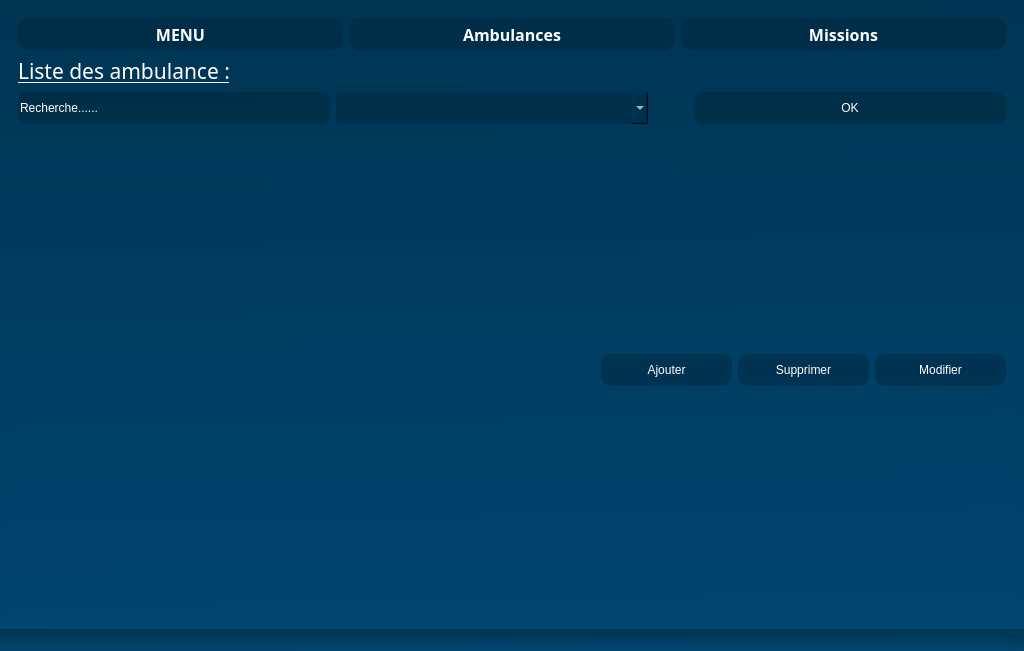
<?xml version="1.0" encoding="UTF-8"?>
<ui version="4.0">
 <class>secours</class>
 <widget class="QMainWindow" name="secours">
  <property name="geometry">
   <rect>
    <x>0</x>
    <y>0</y>
    <width>1024</width>
    <height>651</height>
   </rect>
  </property>
  <property name="windowTitle">
   <string>secours</string>
  </property>
  <property name="styleSheet">
   <string notr="true">QMainWindow,QWidget,QMessageBox{
background: qlineargradient(spread:pad, x1:0.472, y1:0, x2:0.502, y2:1, stop:0 rgba(0, 53, 84, 255), stop:1 rgba(0, 70, 111, 255));
font-family:&quot;Quicksand SemiBold&quot;;
}


QListWidget{
background:transparent;
}

QFrame{
background:transparent;
}


QLabel,QGroupBox{
color: white;
background:transparent;
}
QComboBox{
background:rgb(0, 48, 75);
color:white;
height:32px;
border-radius:5px;
}

QLineEdit,QDateEdit,QDateTimeEdit{
background:rgba(0, 33, 52, 100);
color:white;
height:32px;
border-radius:8px;
}

QPushButton{
width:131px;
height:32px;
background:rgba(0, 33, 52, 100);
color:white;
border-radius:10px;
}

QPushButton:hover{
background: #cae9ff;
color:black;
}


Line{
backfround:white;
}</string>
  </property>
  <widget class="QWidget" name="centralwidget">
   <layout class="QVBoxLayout" name="verticalLayout_7">
    <item>
     <widget class="QStackedWidget" name="stackedWidget">
      <property name="font">
       <font>
        <family>Quicksand SemiBold</family>
        <pointsize>11</pointsize>
        <weight>75</weight>
        <bold>true</bold>
       </font>
      </property>
      <property name="currentIndex">
       <number>1</number>
      </property>
      <widget class="QWidget" name="page_3">
       <layout class="QVBoxLayout" name="verticalLayout_8">
        <item>
         <layout class="QVBoxLayout" name="verticalLayout_6">
          <item alignment="Qt::AlignHCenter">
           <widget class="QLabel" name="label">
            <property name="sizePolicy">
             <sizepolicy hsizetype="Preferred" vsizetype="Maximum">
              <horstretch>0</horstretch>
              <verstretch>0</verstretch>
             </sizepolicy>
            </property>
            <property name="font">
             <font>
              <family>Quicksand SemiBold</family>
              <pointsize>22</pointsize>
             </font>
            </property>
            <property name="text">
             <string>MENU</string>
            </property>
           </widget>
          </item>
          <item alignment="Qt::AlignHCenter">
           <widget class="QLabel" name="label_pic">
            <property name="sizePolicy">
             <sizepolicy hsizetype="Preferred" vsizetype="Maximum">
              <horstretch>0</horstretch>
              <verstretch>0</verstretch>
             </sizepolicy>
            </property>
            <property name="text">
             <string/>
            </property>
           </widget>
          </item>
          <item>
           <widget class="QPushButton" name="pushButton">
            <property name="sizePolicy">
             <sizepolicy hsizetype="Minimum" vsizetype="Minimum">
              <horstretch>0</horstretch>
              <verstretch>0</verstretch>
             </sizepolicy>
            </property>
            <property name="font">
             <font>
              <family>Quicksand SemiBold</family>
              <pointsize>14</pointsize>
             </font>
            </property>
            <property name="text">
             <string>GESTION DES AMBULANCES</string>
            </property>
           </widget>
          </item>
          <item>
           <widget class="QPushButton" name="pushButton_2">
            <property name="sizePolicy">
             <sizepolicy hsizetype="Minimum" vsizetype="Minimum">
              <horstretch>0</horstretch>
              <verstretch>0</verstretch>
             </sizepolicy>
            </property>
            <property name="font">
             <font>
              <family>Quicksand SemiBold</family>
              <pointsize>14</pointsize>
             </font>
            </property>
            <property name="text">
             <string>GESTION DES MISSIONS</string>
            </property>
           </widget>
          </item>
          <item>
           <spacer name="verticalSpacer_2">
            <property name="orientation">
             <enum>Qt::Vertical</enum>
            </property>
            <property name="sizeType">
             <enum>QSizePolicy::Preferred</enum>
            </property>
            <property name="sizeHint" stdset="0">
             <size>
              <width>20</width>
              <height>40</height>
             </size>
            </property>
           </spacer>
          </item>
         </layout>
        </item>
       </layout>
      </widget>
      <widget class="QWidget" name="page_4">
       <layout class="QVBoxLayout" name="verticalLayout_9">
        <item>
         <layout class="QHBoxLayout" name="horizontalLayout">
          <item>
           <widget class="QPushButton" name="pushButton_5">
            <property name="sizePolicy">
             <sizepolicy hsizetype="Minimum" vsizetype="Maximum">
              <horstretch>0</horstretch>
              <verstretch>0</verstretch>
             </sizepolicy>
            </property>
            <property name="font">
             <font>
              <family>Quicksand SemiBold</family>
              <pointsize>12</pointsize>
              <weight>75</weight>
              <bold>true</bold>
             </font>
            </property>
            <property name="text">
             <string>MENU</string>
            </property>
           </widget>
          </item>
          <item>
           <widget class="QPushButton" name="pushButton_4">
            <property name="sizePolicy">
             <sizepolicy hsizetype="Minimum" vsizetype="Maximum">
              <horstretch>0</horstretch>
              <verstretch>0</verstretch>
             </sizepolicy>
            </property>
            <property name="font">
             <font>
              <family>Quicksand SemiBold</family>
              <pointsize>12</pointsize>
              <weight>75</weight>
              <bold>true</bold>
             </font>
            </property>
            <property name="text">
             <string>Ambulances</string>
            </property>
           </widget>
          </item>
          <item>
           <widget class="QPushButton" name="pushButton_3">
            <property name="sizePolicy">
             <sizepolicy hsizetype="Minimum" vsizetype="Maximum">
              <horstretch>0</horstretch>
              <verstretch>0</verstretch>
             </sizepolicy>
            </property>
            <property name="font">
             <font>
              <family>Quicksand SemiBold</family>
              <pointsize>12</pointsize>
              <weight>75</weight>
              <bold>true</bold>
             </font>
            </property>
            <property name="text">
             <string>Missions</string>
            </property>
           </widget>
          </item>
         </layout>
        </item>
        <item>
         <widget class="QLabel" name="label_2">
          <property name="font">
           <font>
            <family>Quicksand SemiBold</family>
            <pointsize>16</pointsize>
            <weight>50</weight>
            <bold>false</bold>
            <underline>true</underline>
           </font>
          </property>
          <property name="text">
           <string>Liste des ambulance :</string>
          </property>
         </widget>
        </item>
        <item>
         <layout class="QHBoxLayout" name="horizontalLayout_2">
          <item>
           <widget class="QLineEdit" name="lineEdit">
            <property name="sizePolicy">
             <sizepolicy hsizetype="Preferred" vsizetype="Preferred">
              <horstretch>0</horstretch>
              <verstretch>0</verstretch>
             </sizepolicy>
            </property>
            <property name="text">
             <string>Recherche......</string>
            </property>
           </widget>
          </item>
          <item>
           <widget class="QComboBox" name="comboBox">
            <property name="sizePolicy">
             <sizepolicy hsizetype="Preferred" vsizetype="Preferred">
              <horstretch>0</horstretch>
              <verstretch>0</verstretch>
             </sizepolicy>
            </property>
           </widget>
          </item>
          <item>
           <spacer name="horizontalSpacer">
            <property name="sizePolicy">
             <sizepolicy hsizetype="Preferred" vsizetype="Minimum">
              <horstretch>0</horstretch>
              <verstretch>0</verstretch>
             </sizepolicy>
            </property>
            <property name="orientation">
             <enum>Qt::Horizontal</enum>
            </property>
            <property name="sizeType">
             <enum>QSizePolicy::Preferred</enum>
            </property>
            <property name="sizeHint" stdset="0">
             <size>
              <width>40</width>
              <height>20</height>
             </size>
            </property>
           </spacer>
          </item>
          <item>
           <widget class="QPushButton" name="pushButton_9">
            <property name="sizePolicy">
             <sizepolicy hsizetype="Minimum" vsizetype="Preferred">
              <horstretch>0</horstretch>
              <verstretch>0</verstretch>
             </sizepolicy>
            </property>
            <property name="text">
             <string>OK</string>
            </property>
           </widget>
          </item>
         </layout>
        </item>
        <item>
         <layout class="QHBoxLayout" name="horizontalLayout_3">
          <item>
           <widget class="QTableView" name="tabambulance"/>
          </item>
          <item>
           <widget class="QPushButton" name="pushButton_10">
            <property name="text">
             <string>Ajouter</string>
            </property>
           </widget>
          </item>
          <item>
           <widget class="QPushButton" name="pushButton_18">
            <property name="text">
             <string>Supprimer</string>
            </property>
           </widget>
          </item>
          <item>
           <widget class="QPushButton" name="pushButton_17">
            <property name="text">
             <string>Modifier</string>
            </property>
           </widget>
          </item>
         </layout>
        </item>
       </layout>
      </widget>
      <widget class="QWidget" name="page_5">
       <layout class="QVBoxLayout" name="verticalLayout_10">
        <item>
         <layout class="QHBoxLayout" name="horizontalLayout_6">
          <item>
           <widget class="QPushButton" name="pushButton_7">
            <property name="sizePolicy">
             <sizepolicy hsizetype="Minimum" vsizetype="Preferred">
              <horstretch>0</horstretch>
              <verstretch>0</verstretch>
             </sizepolicy>
            </property>
            <property name="font">
             <font>
              <family>Quicksand SemiBold</family>
              <pointsize>12</pointsize>
              <weight>75</weight>
              <bold>true</bold>
             </font>
            </property>
            <property name="text">
             <string>MENU</string>
            </property>
           </widget>
          </item>
          <item>
           <widget class="QPushButton" name="pushButton_6">
            <property name="sizePolicy">
             <sizepolicy hsizetype="Minimum" vsizetype="Preferred">
              <horstretch>0</horstretch>
              <verstretch>0</verstretch>
             </sizepolicy>
            </property>
            <property name="font">
             <font>
              <family>Quicksand SemiBold</family>
              <pointsize>12</pointsize>
              <weight>75</weight>
              <bold>true</bold>
             </font>
            </property>
            <property name="text">
             <string>Ambulances</string>
            </property>
           </widget>
          </item>
          <item>
           <widget class="QPushButton" name="pushButton_8">
            <property name="sizePolicy">
             <sizepolicy hsizetype="Minimum" vsizetype="Preferred">
              <horstretch>0</horstretch>
              <verstretch>0</verstretch>
             </sizepolicy>
            </property>
            <property name="font">
             <font>
              <family>Quicksand SemiBold</family>
              <pointsize>12</pointsize>
              <weight>75</weight>
              <bold>true</bold>
             </font>
            </property>
            <property name="text">
             <string>Missions</string>
            </property>
           </widget>
          </item>
         </layout>
        </item>
        <item>
         <widget class="QLabel" name="label_3">
          <property name="font">
           <font>
            <family>Quicksand SemiBold</family>
            <pointsize>16</pointsize>
            <weight>50</weight>
            <bold>false</bold>
            <underline>true</underline>
           </font>
          </property>
          <property name="text">
           <string>Liste des missions :</string>
          </property>
         </widget>
        </item>
        <item>
         <layout class="QHBoxLayout" name="horizontalLayout_4">
          <item>
           <widget class="QLineEdit" name="lineEdit_2">
            <property name="enabled">
             <bool>true</bool>
            </property>
            <property name="sizePolicy">
             <sizepolicy hsizetype="Preferred" vsizetype="Preferred">
              <horstretch>0</horstretch>
              <verstretch>0</verstretch>
             </sizepolicy>
            </property>
            <property name="text">
             <string>Recherche...........</string>
            </property>
           </widget>
          </item>
          <item>
           <widget class="QComboBox" name="comboBox2">
            <property name="enabled">
             <bool>true</bool>
            </property>
            <property name="sizePolicy">
             <sizepolicy hsizetype="Preferred" vsizetype="Preferred">
              <horstretch>0</horstretch>
              <verstretch>0</verstretch>
             </sizepolicy>
            </property>
           </widget>
          </item>
          <item>
           <spacer name="horizontalSpacer_3">
            <property name="enabled">
             <bool>true</bool>
            </property>
            <property name="sizePolicy">
             <sizepolicy hsizetype="Minimum" vsizetype="Minimum">
              <horstretch>0</horstretch>
              <verstretch>0</verstretch>
             </sizepolicy>
            </property>
            <property name="orientation">
             <enum>Qt::Horizontal</enum>
            </property>
            <property name="sizeType">
             <enum>QSizePolicy::Minimum</enum>
            </property>
            <property name="sizeHint" stdset="0">
             <size>
              <width>40</width>
              <height>20</height>
             </size>
            </property>
           </spacer>
          </item>
          <item>
           <widget class="QPushButton" name="pushButton_11">
            <property name="enabled">
             <bool>true</bool>
            </property>
            <property name="sizePolicy">
             <sizepolicy hsizetype="Preferred" vsizetype="Preferred">
              <horstretch>0</horstretch>
              <verstretch>0</verstretch>
             </sizepolicy>
            </property>
            <property name="text">
             <string>OK</string>
            </property>
           </widget>
          </item>
         </layout>
        </item>
        <item>
         <layout class="QHBoxLayout" name="horizontalLayout_5">
          <item>
           <widget class="QTableView" name="tabmission"/>
          </item>
          <item>
           <widget class="QPushButton" name="pushButton_12">
            <property name="text">
             <string>Ajouter</string>
            </property>
           </widget>
          </item>
          <item>
           <widget class="QPushButton" name="pushButton_20">
            <property name="text">
             <string>Supprimer</string>
            </property>
           </widget>
          </item>
          <item>
           <widget class="QPushButton" name="pushButton_19">
            <property name="text">
             <string>Modifier</string>
            </property>
           </widget>
          </item>
         </layout>
        </item>
       </layout>
      </widget>
      <widget class="QWidget" name="page">
       <layout class="QVBoxLayout" name="verticalLayout_2">
        <item>
         <layout class="QHBoxLayout" name="horizontalLayout_11">
          <item>
           <widget class="QLabel" name="label_4">
            <property name="sizePolicy">
             <sizepolicy hsizetype="Preferred" vsizetype="Maximum">
              <horstretch>0</horstretch>
              <verstretch>0</verstretch>
             </sizepolicy>
            </property>
            <property name="font">
             <font>
              <family>Quicksand SemiBold</family>
              <pointsize>16</pointsize>
              <weight>75</weight>
              <bold>true</bold>
             </font>
            </property>
            <property name="text">
             <string>Ajout d'une ambulance :</string>
            </property>
           </widget>
          </item>
          <item>
           <spacer name="horizontalSpacer_9">
            <property name="orientation">
             <enum>Qt::Horizontal</enum>
            </property>
            <property name="sizeHint" stdset="0">
             <size>
              <width>40</width>
              <height>20</height>
             </size>
            </property>
           </spacer>
          </item>
         </layout>
        </item>
        <item>
         <layout class="QHBoxLayout" name="horizontalLayout_7">
          <item>
           <widget class="QLabel" name="label_6">
            <property name="sizePolicy">
             <sizepolicy hsizetype="Maximum" vsizetype="Preferred">
              <horstretch>0</horstretch>
              <verstretch>0</verstretch>
             </sizepolicy>
            </property>
            <property name="font">
             <font>
              <family>Quicksand SemiBold</family>
              <pointsize>11</pointsize>
              <weight>75</weight>
              <bold>true</bold>
             </font>
            </property>
            <property name="text">
             <string>        Immatricule :        </string>
            </property>
           </widget>
          </item>
          <item>
           <widget class="QLineEdit" name="lineEdit_3">
            <property name="sizePolicy">
             <sizepolicy hsizetype="Expanding" vsizetype="Fixed">
              <horstretch>0</horstretch>
              <verstretch>0</verstretch>
             </sizepolicy>
            </property>
           </widget>
          </item>
          <item>
           <spacer name="horizontalSpacer_5">
            <property name="orientation">
             <enum>Qt::Horizontal</enum>
            </property>
            <property name="sizeHint" stdset="0">
             <size>
              <width>40</width>
              <height>20</height>
             </size>
            </property>
           </spacer>
          </item>
         </layout>
        </item>
        <item>
         <layout class="QHBoxLayout" name="horizontalLayout_8">
          <item>
           <widget class="QLabel" name="label_8">
            <property name="sizePolicy">
             <sizepolicy hsizetype="Maximum" vsizetype="Preferred">
              <horstretch>0</horstretch>
              <verstretch>0</verstretch>
             </sizepolicy>
            </property>
            <property name="font">
             <font>
              <family>Quicksand SemiBold</family>
              <pointsize>11</pointsize>
              <weight>75</weight>
              <bold>true</bold>
             </font>
            </property>
            <property name="text">
             <string>        Etat :                     </string>
            </property>
           </widget>
          </item>
          <item>
           <widget class="QLineEdit" name="lineEdit_6">
            <property name="sizePolicy">
             <sizepolicy hsizetype="Expanding" vsizetype="Fixed">
              <horstretch>0</horstretch>
              <verstretch>0</verstretch>
             </sizepolicy>
            </property>
           </widget>
          </item>
          <item>
           <spacer name="horizontalSpacer_6">
            <property name="orientation">
             <enum>Qt::Horizontal</enum>
            </property>
            <property name="sizeType">
             <enum>QSizePolicy::Expanding</enum>
            </property>
            <property name="sizeHint" stdset="0">
             <size>
              <width>40</width>
              <height>20</height>
             </size>
            </property>
           </spacer>
          </item>
         </layout>
        </item>
        <item>
         <layout class="QHBoxLayout" name="horizontalLayout_9">
          <item>
           <widget class="QLabel" name="label_5">
            <property name="sizePolicy">
             <sizepolicy hsizetype="Maximum" vsizetype="Preferred">
              <horstretch>0</horstretch>
              <verstretch>0</verstretch>
             </sizepolicy>
            </property>
            <property name="font">
             <font>
              <family>Quicksand SemiBold</family>
              <pointsize>11</pointsize>
              <weight>75</weight>
              <bold>true</bold>
             </font>
            </property>
            <property name="text">
             <string>        Ambulancier :       </string>
            </property>
           </widget>
          </item>
          <item>
           <widget class="QLineEdit" name="lineEdit_4">
            <property name="sizePolicy">
             <sizepolicy hsizetype="Expanding" vsizetype="Fixed">
              <horstretch>0</horstretch>
              <verstretch>0</verstretch>
             </sizepolicy>
            </property>
           </widget>
          </item>
          <item>
           <spacer name="horizontalSpacer_7">
            <property name="orientation">
             <enum>Qt::Horizontal</enum>
            </property>
            <property name="sizeType">
             <enum>QSizePolicy::Expanding</enum>
            </property>
            <property name="sizeHint" stdset="0">
             <size>
              <width>40</width>
              <height>20</height>
             </size>
            </property>
           </spacer>
          </item>
         </layout>
        </item>
        <item>
         <layout class="QHBoxLayout" name="horizontalLayout_10">
          <item>
           <widget class="QLabel" name="label_7">
            <property name="sizePolicy">
             <sizepolicy hsizetype="Maximum" vsizetype="Preferred">
              <horstretch>0</horstretch>
              <verstretch>0</verstretch>
             </sizepolicy>
            </property>
            <property name="font">
             <font>
              <family>Quicksand SemiBold</family>
              <pointsize>11</pointsize>
              <weight>75</weight>
              <bold>true</bold>
             </font>
            </property>
            <property name="text">
             <string>        Materiel medical :</string>
            </property>
           </widget>
          </item>
          <item>
           <widget class="QLineEdit" name="lineEdit_5">
            <property name="sizePolicy">
             <sizepolicy hsizetype="Expanding" vsizetype="Fixed">
              <horstretch>0</horstretch>
              <verstretch>0</verstretch>
             </sizepolicy>
            </property>
           </widget>
          </item>
          <item>
           <spacer name="horizontalSpacer_8">
            <property name="orientation">
             <enum>Qt::Horizontal</enum>
            </property>
            <property name="sizeType">
             <enum>QSizePolicy::Expanding</enum>
            </property>
            <property name="sizeHint" stdset="0">
             <size>
              <width>40</width>
              <height>20</height>
             </size>
            </property>
           </spacer>
          </item>
         </layout>
        </item>
        <item alignment="Qt::AlignHCenter">
         <widget class="QPushButton" name="pushButton_13">
          <property name="sizePolicy">
           <sizepolicy hsizetype="Maximum" vsizetype="Fixed">
            <horstretch>0</horstretch>
            <verstretch>0</verstretch>
           </sizepolicy>
          </property>
          <property name="text">
           <string>OK</string>
          </property>
         </widget>
        </item>
        <item alignment="Qt::AlignHCenter">
         <widget class="QPushButton" name="pushButton_14">
          <property name="sizePolicy">
           <sizepolicy hsizetype="Maximum" vsizetype="Fixed">
            <horstretch>0</horstretch>
            <verstretch>0</verstretch>
           </sizepolicy>
          </property>
          <property name="text">
           <string>Annuler</string>
          </property>
         </widget>
        </item>
       </layout>
      </widget>
      <widget class="QWidget" name="page_2">
       <layout class="QVBoxLayout" name="verticalLayout">
        <item>
         <widget class="QFrame" name="verticalFrame_2">
          <layout class="QVBoxLayout" name="verticalLayout_4">
           <item>
            <layout class="QVBoxLayout" name="verticalLayout_3">
             <item>
              <layout class="QHBoxLayout" name="horizontalLayout_15">
               <item>
                <widget class="QLabel" name="label_9">
                 <property name="sizePolicy">
                  <sizepolicy hsizetype="Preferred" vsizetype="Maximum">
                   <horstretch>0</horstretch>
                   <verstretch>0</verstretch>
                  </sizepolicy>
                 </property>
                 <property name="font">
                  <font>
                   <family>Quicksand SemiBold</family>
                   <pointsize>16</pointsize>
                   <weight>75</weight>
                   <bold>true</bold>
                  </font>
                 </property>
                 <property name="text">
                  <string>Ajouter une mission :</string>
                 </property>
                </widget>
               </item>
               <item>
                <spacer name="horizontalSpacer_13">
                 <property name="orientation">
                  <enum>Qt::Horizontal</enum>
                 </property>
                 <property name="sizeType">
                  <enum>QSizePolicy::Expanding</enum>
                 </property>
                 <property name="sizeHint" stdset="0">
                  <size>
                   <width>40</width>
                   <height>20</height>
                  </size>
                 </property>
                </spacer>
               </item>
              </layout>
             </item>
             <item>
              <layout class="QHBoxLayout" name="horizontalLayout_12">
               <item>
                <widget class="QLabel" name="label_11">
                 <property name="sizePolicy">
                  <sizepolicy hsizetype="Maximum" vsizetype="Preferred">
                   <horstretch>0</horstretch>
                   <verstretch>0</verstretch>
                  </sizepolicy>
                 </property>
                 <property name="font">
                  <font>
                   <family>Quicksand SemiBold</family>
                   <pointsize>11</pointsize>
                   <weight>75</weight>
                   <bold>true</bold>
                  </font>
                 </property>
                 <property name="text">
                  <string>     ID :              </string>
                 </property>
                </widget>
               </item>
               <item>
                <widget class="QLineEdit" name="lineEdit_9"/>
               </item>
               <item>
                <spacer name="horizontalSpacer_12">
                 <property name="orientation">
                  <enum>Qt::Horizontal</enum>
                 </property>
                 <property name="sizeHint" stdset="0">
                  <size>
                   <width>40</width>
                   <height>20</height>
                  </size>
                 </property>
                </spacer>
               </item>
              </layout>
             </item>
             <item>
              <layout class="QHBoxLayout" name="horizontalLayout_14">
               <item>
                <widget class="QLabel" name="label_12">
                 <property name="sizePolicy">
                  <sizepolicy hsizetype="Maximum" vsizetype="Preferred">
                   <horstretch>0</horstretch>
                   <verstretch>0</verstretch>
                  </sizepolicy>
                 </property>
                 <property name="font">
                  <font>
                   <family>Quicksand SemiBold</family>
                   <pointsize>11</pointsize>
                   <weight>75</weight>
                   <bold>true</bold>
                  </font>
                 </property>
                 <property name="text">
                  <string>    Destination :</string>
                 </property>
                </widget>
               </item>
               <item>
                <widget class="QLineEdit" name="lineEdit_7"/>
               </item>
               <item>
                <spacer name="horizontalSpacer_10">
                 <property name="orientation">
                  <enum>Qt::Horizontal</enum>
                 </property>
                 <property name="sizeHint" stdset="0">
                  <size>
                   <width>40</width>
                   <height>20</height>
                  </size>
                 </property>
                </spacer>
               </item>
              </layout>
             </item>
             <item>
              <layout class="QHBoxLayout" name="horizontalLayout_13">
               <item>
                <widget class="QLabel" name="label_10">
                 <property name="sizePolicy">
                  <sizepolicy hsizetype="Maximum" vsizetype="Preferred">
                   <horstretch>0</horstretch>
                   <verstretch>0</verstretch>
                  </sizepolicy>
                 </property>
                 <property name="font">
                  <font>
                   <family>Quicksand SemiBold</family>
                   <pointsize>11</pointsize>
                   <weight>75</weight>
                   <bold>true</bold>
                  </font>
                 </property>
                 <property name="text">
                  <string>    Heure :         </string>
                 </property>
                </widget>
               </item>
               <item>
                <widget class="QLineEdit" name="lineEdit_8"/>
               </item>
               <item>
                <spacer name="horizontalSpacer_11">
                 <property name="orientation">
                  <enum>Qt::Horizontal</enum>
                 </property>
                 <property name="sizeHint" stdset="0">
                  <size>
                   <width>40</width>
                   <height>20</height>
                  </size>
                 </property>
                </spacer>
               </item>
              </layout>
             </item>
             <item>
              <layout class="QVBoxLayout" name="verticalLayout_5">
               <item alignment="Qt::AlignHCenter">
                <widget class="QPushButton" name="pushButton_15">
                 <property name="sizePolicy">
                  <sizepolicy hsizetype="Maximum" vsizetype="Maximum">
                   <horstretch>0</horstretch>
                   <verstretch>0</verstretch>
                  </sizepolicy>
                 </property>
                 <property name="text">
                  <string>OK</string>
                 </property>
                </widget>
               </item>
               <item alignment="Qt::AlignHCenter">
                <widget class="QPushButton" name="pushButton_16">
                 <property name="sizePolicy">
                  <sizepolicy hsizetype="Maximum" vsizetype="Maximum">
                   <horstretch>0</horstretch>
                   <verstretch>0</verstretch>
                  </sizepolicy>
                 </property>
                 <property name="text">
                  <string>Annuler</string>
                 </property>
                </widget>
               </item>
               <item>
                <spacer name="verticalSpacer">
                 <property name="orientation">
                  <enum>Qt::Vertical</enum>
                 </property>
                 <property name="sizeType">
                  <enum>QSizePolicy::Maximum</enum>
                 </property>
                 <property name="sizeHint" stdset="0">
                  <size>
                   <width>20</width>
                   <height>40</height>
                  </size>
                 </property>
                </spacer>
               </item>
              </layout>
             </item>
            </layout>
           </item>
          </layout>
         </widget>
        </item>
       </layout>
      </widget>
     </widget>
    </item>
   </layout>
  </widget>
  <widget class="QMenuBar" name="menubar">
   <property name="geometry">
    <rect>
     <x>0</x>
     <y>0</y>
     <width>1024</width>
     <height>28</height>
    </rect>
   </property>
  </widget>
  <widget class="QStatusBar" name="statusbar"/>
 </widget>
 <resources/>
 <connections/>
</ui>
